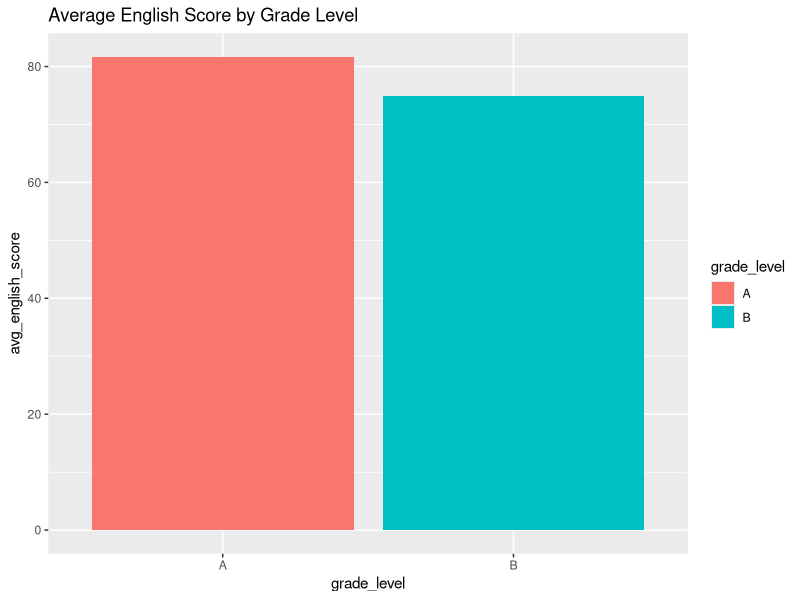

Here is the R script that generated this plot:
#Complex Cumulative Commands refer to a programming technique.
#Where multiple functions or operations are combined and executed sequentially to perform sophisticated data manipulation and analysis. 
library(dplyr)
library(ggplot2)
# Sample dataset
students <- data.frame(
  name = c("Alice", "Bob", "Charlie", "David", "Emily"),
  math_score = c(80, 65, 75, 85, 90),
  english_score = c(70, 80, 85, 75, 90),
  grade_level = c("A", "B", "A", "B", "A")
)

# Complex cumulative commands
students %>%
  filter(math_score >= 70) %>%
  group_by(grade_level) %>%
  summarize(avg_english_score = mean(english_score)) %>%
  ggplot(aes(x = grade_level, y = avg_english_score, fill = grade_level)) +
  geom_bar(stat = "identity") +
  labs(title = "Average English Score by Grade Level")
